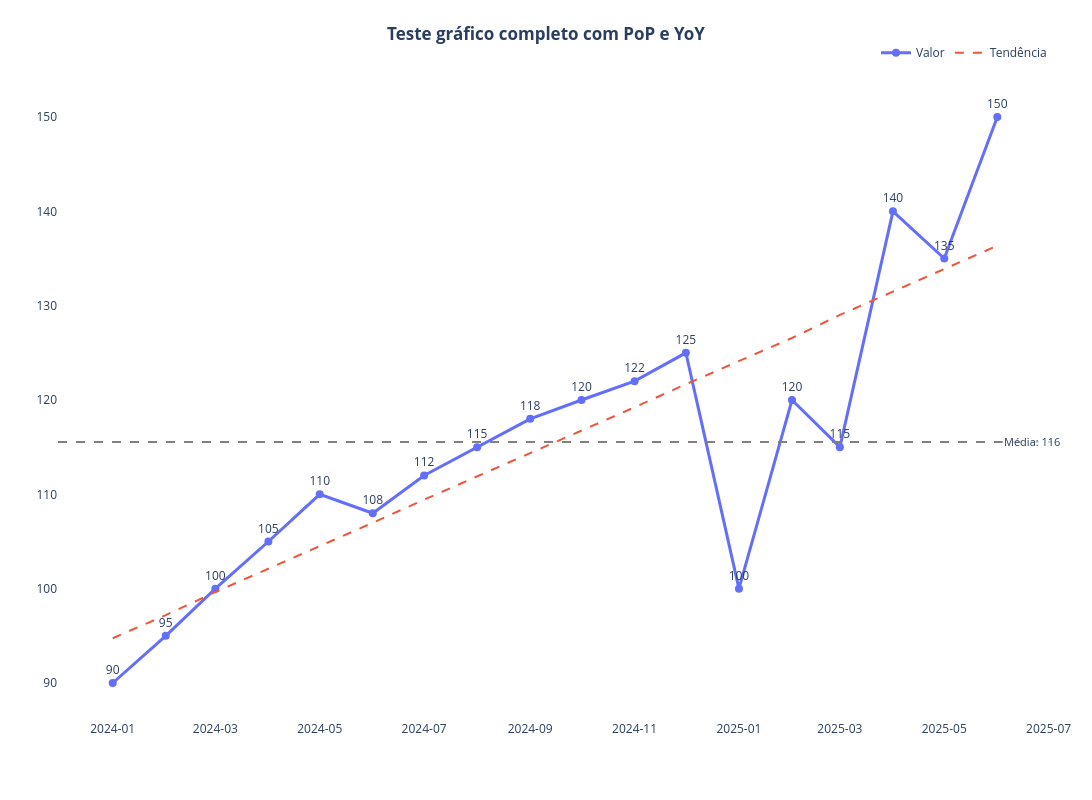

Notebook cell for this chart:
### Code cell
df_teste = pd.DataFrame({
    "competencia": [
        "2024-01","2024-02","2024-03","2024-04","2024-05","2024-06",
        "2024-07","2024-08","2024-09","2024-10","2024-11","2024-12",
        "2025-01","2025-02","2025-03","2025-04","2025-05","2025-06"
    ],
    "valor": [
        90, 95, 100, 105, 110, 108,
        112, 115, 118, 120, 122, 125,
        100, 120, 115, 140, 135, 150
    ]
})

fig1 = grafico_linha_temporal_completo(
    df=df_teste,
    x="competencia",
    y="valor",
    titulo="Teste gráfico completo com PoP e YoY",
    detalhe="nenhum"
)

fig1.show()

### Figure 1 — Plotly figure (JSON) as saved in the notebook; plotly's stock layout.template omitted (floating-point values rounded to 4 significant figures)
{"data": [{"line": {"width": 3}, "marker": {"size": 8}, "mode": "lines+markers+text", "name": "Valor", "text": ["90", "95", "100", "105", "110", "108", "112", "115", "118", "120", "122", "125", "100", "120", "115", "140", "135", "150"], "textposition": "top center", "type": "scatter", "x": ["2024-01-01T00:00:00.000000000", "2024-02-01T00:00:00.000000000", "2024-03-01T00:00:00.000000000", "2024-04-01T00:00:00.000000000", "2024-05-01T00:00:00.000000000", "2024-06-01T00:00:00.000000000", "2024-07-01T00:00:00.000000000", "2024-08-01T00:00:00.000000000", "2024-09-01T00:00:00.000000000", "2024-10-01T00:00:00.000000000", "2024-11-01T00:00:00.000000000", "2024-12-01T00:00:00.000000000", "2025-01-01T00:00:00.000000000", "2025-02-01T00:00:00.000000000", "2025-03-01T00:00:00.000000000", "2025-04-01T00:00:00.000000000", "2025-05-01T00:00:00.000000000", "2025-06-01T00:00:00.000000000"], "y": [90, 95, 100, 105, 110, 108, 112, 115, 118, 120, 122, 125, 100, 120, 115, 140, 135, 150]}, {"line": {"dash": "dash", "width": 2}, "mode": "lines", "name": "Tendência", "type": "scatter", "x": ["2024-01-01T00:00:00.000000000", "2024-02-01T00:00:00.000000000", "2024-03-01T00:00:00.000000000", "2024-04-01T00:00:00.000000000", "2024-05-01T00:00:00.000000000", "2024-06-01T00:00:00.000000000", "2024-07-01T00:00:00.000000000", "2024-08-01T00:00:00.000000000", "2024-09-01T00:00:00.000000000", "2024-10-01T00:00:00.000000000", "2024-11-01T00:00:00.000000000", "2024-12-01T00:00:00.000000000", "2025-01-01T00:00:00.000000000", "2025-02-01T00:00:00.000000000", "2025-03-01T00:00:00.000000000", "2025-04-01T00:00:00.000000000", "2025-05-01T00:00:00.000000000", "2025-06-01T00:00:00.000000000"], "y": [94.75, 97.2, 99.64, 102.1, 104.5, 107.0, 109.4, 111.9, 114.3, 116.8, 119.2, 121.7, 124.1, 126.6, 129.0, 131.5, 133.9, 136.4]}], "layout": {"annotations": [{"align": "left", "bgcolor": "rgba(255,255,255,0.7)", "font": {"size": 11}, "showarrow": false, "text": "Média: 116", "x": 1.01, "xref": "paper", "y": 115.6, "yref": "y"}], "height": 800, "legend": {"orientation": "h", "x": 1, "xanchor": "right", "y": 1.02, "yanchor": "bottom"}, "margin": {"b": 80, "l": 40, "r": 40, "t": 80}, "paper_bgcolor": "white", "plot_bgcolor": "white", "shapes": [{"line": {"color": "gray", "dash": "dash"}, "type": "line", "x0": 0, "x1": 1, "xref": "x domain", "y0": 115.6, "y1": 115.6, "yref": "y"}], "title": {"text": "<b>Teste gráfico completo com PoP e YoY</b>", "x": 0.5, "xanchor": "center"}, "width": 2000, "xaxis": {"showgrid": false, "showline": false, "tickangle": 0, "tickformat": "%Y-%m", "title": {"text": ""}, "type": "date", "zeroline": false}, "yaxis": {"showgrid": false, "showline": false, "title": {"text": ""}, "zeroline": false}}}
